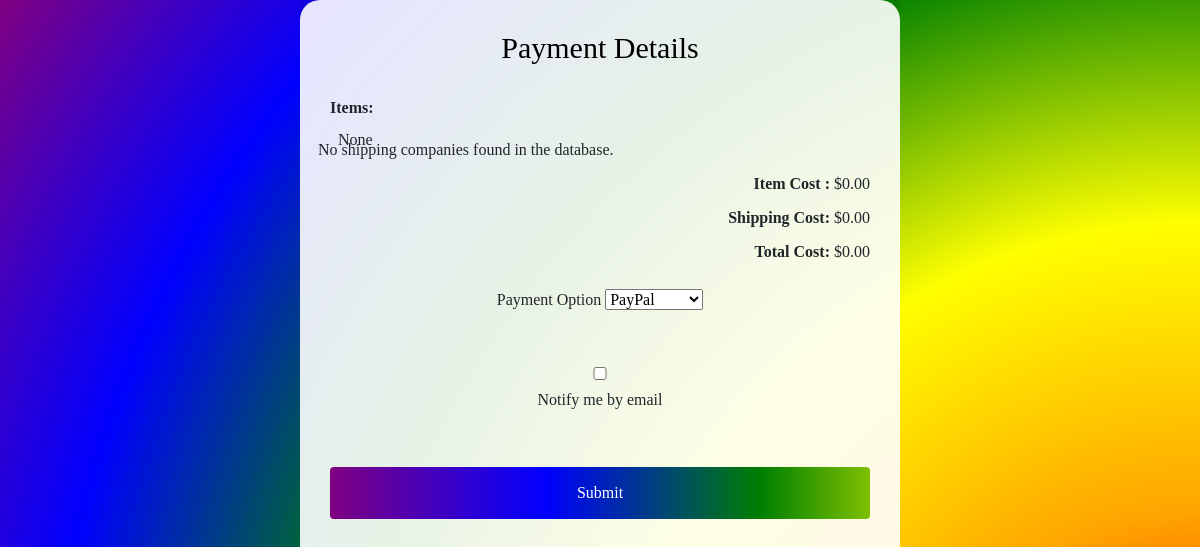
Page /payment.php on the earlier database version.
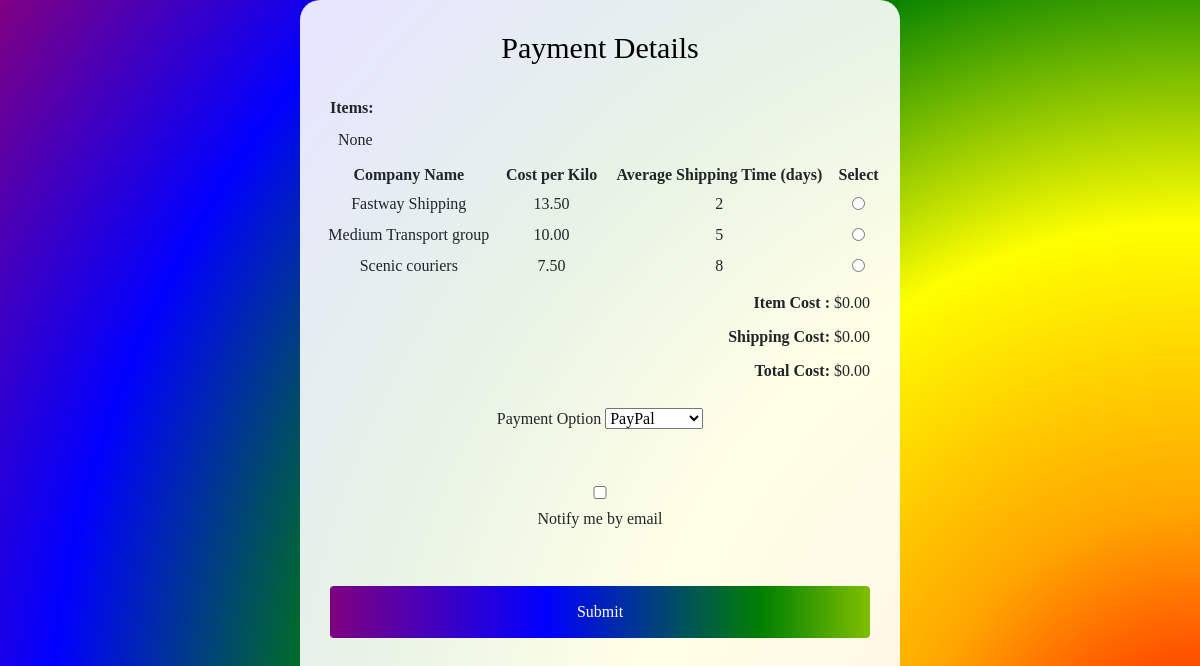
Same page on the later database version.
### tables this page shows
CREATE TABLE shipping_Companies (
    id INT AUTO_INCREMENT PRIMARY KEY,
    company_name VARCHAR(255) NOT NULL,
    date_added DATE NOT NULL,
    cost_per_Kilo DECIMAL(10, 2) NOT NULL,
    phone_number VARCHAR(255) NOT NULL,
    email_address VARCHAR(255) NOT NULL,
    average_shipping_time INT NOT NULL
);

### payment.php (the view, shortened to what this page needs)
<!DOCTYPE html>
<html lang="en">
<head>
    <link href="https://cdn.jsdelivr.net/npm/bootstrap@5.0.2/dist/css/bootstrap.min.css" rel="stylesheet">
    <link href="https://cdnjs.cloudflare.com/ajax/libs/font-awesome/5.15.3/css/all.min.css" rel="stylesheet">
    <link href="payment.css" rel="stylesheet">
</head>
<body>
<div class="payment-container">
    <div class="payment-box">
        <h2>Payment Details</h2>
        <div class="items-container">
            <strong>Items:</strong>
            <ul class="cart-item-list">
                <?php
                    if (isset($_POST['cartItemsHTML']) && !empty($_POST['cartItemsHTML'])) {
                        $items = explode('</div>', $_POST['cartItemsHTML']);
                        foreach($items as $item) {
                            if(trim($item) != '') {
                                echo '<li>' . $item . '</div></li>';
                            }
                        }
                    } else {
                        echo "<li>None</li>";
                    }
                ?>
            </ul>
        </div>
        <div class="shipping-container">
            <div class="row gy-4">
                <?php
                    $servername = "localhost";
                    $username = "root";
                    $password = "";
                    $dbname = "bookonlineorder";
                    $conn = new mysqli($servername, $username, $password, $dbname);
                    $query = "SELECT company_name, cost_per_Kilo, average_shipping_time FROM shipping_companies";
                    $stmt = $conn->prepare($query);
                    $stmt->execute();
                    $result = $stmt->get_result();
                    if ($result->num_rows > 0) {
                        echo "<table id='shippingCompanyTable'>";
                        echo "<tr>
                                <th>Company Name</th>
                                <th>Cost per Kilo</th>
                                <th>Average Shipping Time (days)</th>
                                <th>Select</th>
                            </tr>";
                        while ($row = $result->fetch_assoc()) {
                            echo "<tr>";
                            echo "<td>" . $row["company_name"] . "</td>";
                            echo "<td>" . $row["cost_per_Kilo"] . "</td>";
                            echo "<td>" . $row["average_shipping_time"] . "</td>";
                            echo "<td><input type='radio' name='selectedCompany' value='" . $row["company_name"] . "'></td>";
                            echo "</tr>";
                        }
                        echo "</table>";
                    } else {
                        echo "No shipping companies found in the database.";
                    }
                ?>
            </div>
        </div>
        <div class="total-container">
            <strong>Item Cost :</strong>
            <?php
                $totalAmount = isset($_POST['totalAmount']) ? $_POST['totalAmount'] : "0.00";
                echo "$" . $totalAmount;
            ?>
        </div>
        <div class="total-container">
            <div id="shipping-cost">
                <strong>Shipping Cost:</strong> <span id="cost-value">$0.00</span>
            </div>
        </div>
        <div class="total-container">
            <div id="total-cost">
                <strong>Total Cost:</strong> <span id="total-cost">$0.00</span>
            </div>
        </div>
        <br>
        <form action="store-payment.php" method="post" id="paymentForm">
            <div class="input-form">
                <label for="payment-option" class="form-label">Payment Option</label>
                <select id="payment-option" name="payment-method">
                    <option value="paypal">PayPal</option>
                </select>
            </div>
            <br>
            <div class="input-form">
                <input type="checkbox" id="notifyByEmail" name="notifyByEmail">
                <label for="notifyByEmail" class="form-label">Notify me by email</label>
            </div>
            <br>
            <button type="submit">Submit</button>
        </form>
    </div>
</div>
</body>
</html>

### payment.css (style rules this page uses)
body { font-family: "Comic Sans MS"; background-image: radial-gradient(circle at center, red, orange, yellow, green, blue, purple); background-size: 200% 200%; animation: spin 20s infinite linear; display: flex; justify-content: center; align-items: flex-start; margin: 0; }
.payment-container { display: flex; justify-content: center; overflow-y: auto; min-height: 100vh; }
.payment-box { background-color: rgba(255, 255, 255, 0.9); padding: 30px; width: 600px; border-radius: 20px; box-shadow: 0 0 20px rgba(0, 0, 0, 0.2); text-align: center; }
.items-container { text-align: left; margin-bottom: 10px; }
.total-container { text-align: right; margin-top: 10px; }
#shipping-cost { text-align: right; margin-top: 10px; }
h2 { font-size: 30px; color: black; margin-bottom: 30px; }
.input-form { margin-bottom: 15px; }
input { width: 100%; padding: 12px; margin: 8px 0; box-sizing: border-box; border: 2px solid #ccc; border-radius: 4px; }
button { width: 100%; font-family: "Comic Sans MS"; font-size: 16px; background-image: linear-gradient(to left, red, orange, yellow, green, blue, purple); color: white; padding: 14px 20px; margin: 8px 0; border: none; border-radius: 4px; cursor: pointer; background-size: 200% 100%; transition: background-position 0.2s; }
.cart-item-list { margin: 8px; list-style-type: none; padding: 0; }

Differences in the rows shown:
added shipping_companies: company_name "Fastway Shipping", cost_per_Kilo "13.50", average_shipping_time "2"
added shipping_companies: company_name "Medium Transport group", cost_per_Kilo "10.00", average_shipping_time "5"
added shipping_companies: company_name "Scenic couriers", cost_per_Kilo "7.50", average_shipping_time "8"
Other differences:
text no longer shown: "No shipping companies found in the database."
text now shown: "Company Name Cost per Kilo Average Shipping Time (days) Select"
